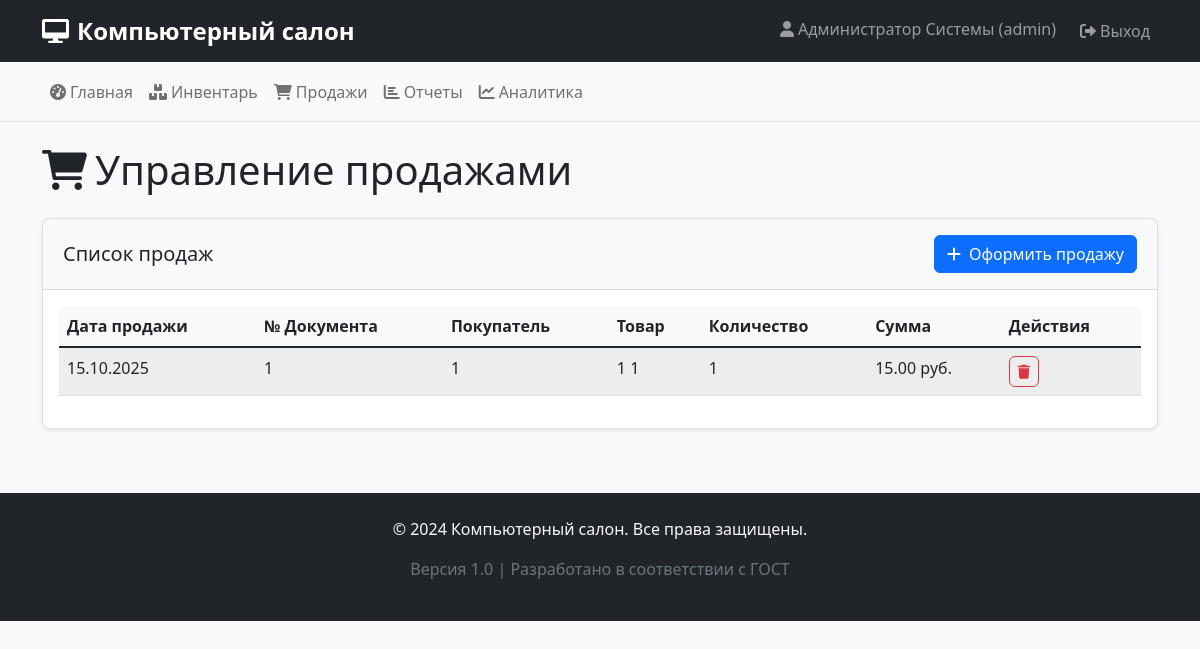
/sales (signed in), run on the app's committed database.
### auth.py (models this page shows, shortened)
class User(UserMixin, db.Model):
    __tablename__ = 'users'
    id = db.Column(db.Integer, primary_key=True)
    username = db.Column(db.String(50), unique=True, nullable=False)
    password = db.Column(db.String(100), nullable=False)
    role = db.Column(db.String(20), nullable=False)
    full_name = db.Column(db.String(100), nullable=False)
    def has_permission(self, permission):
        permissions = {
            'admin': ['view', 'add', 'edit', 'delete', 'reports', 'analytics', 'users'],
            'warehouse': ['view', 'add', 'edit'],
            'manager': ['view', 'reports', 'analytics']
        }
        return permission in permissions.get(self.role, [])

### models/inventory.py (models this page shows, shortened)
class Sale(db.Model):
    __tablename__ = 'sales'
    id = db.Column(db.Integer, primary_key=True)
    sale_date = db.Column(db.Date, nullable=False)
    document_number = db.Column(db.String(50), nullable=False, unique=True)
    customer = db.Column(db.String(100), nullable=False)
    item_id = db.Column(db.Integer, db.ForeignKey('inventory.id', ondelete='RESTRICT'))
    quantity_sold = db.Column(db.Integer, nullable=False)
    total_amount = db.Column(db.Float, nullable=False)
    created_at = db.Column(db.DateTime, default=datetime.utcnow)
    inventory_item = db.relationship('InventoryItem', backref='sales')

class InventoryItem(db.Model):
    __tablename__ = 'inventory'
    id = db.Column(db.Integer, primary_key=True)
    receipt_date = db.Column(db.Date, nullable=False)
    document_number = db.Column(db.String(50), nullable=False, unique=True)
    supplier_id = db.Column(db.Integer, db.ForeignKey('suppliers.id'))
    component_type = db.Column(db.String(50), nullable=False)
    model = db.Column(db.String(100), nullable=False)
    manufacturer = db.Column(db.String(100), nullable=False)
    quantity = db.Column(db.Integer, nullable=False)  # Убедимся, что это Integer
    purchase_price = db.Column(db.Float, nullable=False)
    selling_price = db.Column(db.Float, nullable=False)
    created_at = db.Column(db.DateTime, default=datetime.utcnow)
    updated_at = db.Column(db.DateTime, default=datetime.utcnow, onupdate=datetime.utcnow)
    supplier = db.relationship('Supplier', backref='inventory_items')

### app.py (the view)
@app.route('/sales')
@login_required
def sales_page():
    if not current_user.has_permission('view'):
        flash('Недостаточно прав для просмотра продаж', 'error')
        return redirect(url_for('dashboard'))
    try:
        sales = Sale.query.order_by(Sale.sale_date.desc()).all()
        inventory_items = InventoryItem.query.filter(InventoryItem.quantity > 0).all()
        return render_template('sales.html', sales=sales, inventory_items=inventory_items)
    except Exception as e:
        flash(f'Ошибка при загрузке данных о продажах: {str(e)}', 'error')
        return render_template('sales.html', sales=[], inventory_items=[])

### app.py (called while the page is built)
@login_manager.user_loader
def load_user(user_id):
    return User.query.get(int(user_id))

### templates/sales.html (shortened to what this page needs)
{% extends "base.html" %}
{% block content %}
<div class="row">
    <div class="col-12">
        <h1 class="mb-4"><i class="fas fa-shopping-cart me-2"></i>Управление продажами</h1>
    </div>
</div>
<div class="row mb-4">
    <div class="col-12">
        <div class="card">
            <div class="card-header d-flex justify-content-between align-items-center">
                <h5 class="mb-0">Список продаж</h5>
                <div>
                    <button class="btn btn-primary" data-bs-toggle="modal" data-bs-target="#addSaleModal" id="addSaleBtn">
                        <i class="fas fa-plus me-2"></i>Оформить продажу
                    </button>
                </div>
            </div>
            <div class="card-body">
                {% if not sales %}
                <div class="text-center py-4">
                    <i class="fas fa-shopping-cart fa-3x text-muted mb-3"></i>
                    <p class="text-muted">Нет данных о продажах</p>
                </div>
                {% else %}
                <div class="table-responsive">
                    <table class="table table-striped" id="salesTable">
                        <thead>
                            <tr>
                                <th>Дата продажи</th>
                                <th>№ Документа</th>
                                <th>Покупатель</th>
                                <th>Товар</th>
                                <th>Количество</th>
                                <th>Сумма</th>
                                <th>Действия</th>
                            </tr>
                        </thead>
                        <tbody>
                            {% for sale in sales %}
                            <tr>
                                <td>{{ sale.sale_date.strftime('%d.%m.%Y') }}</td>
                                <td>{{ sale.document_number }}</td>
                                <td>{{ sale.customer }}</td>
                                <td>
                                    {% if sale.inventory_item %}
                                        {{ sale.inventory_item.manufacturer }} {{ sale.inventory_item.model }}
                                    {% else %}
                                        <span class="text-muted">Товар удален</span>
                                    {% endif %}
                                </td>
                                <td>{{ sale.quantity_sold }}</td>
                                <td>{{ "%.2f"|format(sale.total_amount) }} руб.</td>
                                <td>
                                    {% if current_user.has_permission('delete') %}
                                    <button class="btn btn-sm btn-outline-danger delete-sale"
                                            data-sale-id="{{ sale.id }}"
                                            data-bs-toggle="tooltip" title="Удалить"
                                            {% if not sale.inventory_item %}disabled title="Нельзя удалить - товар отсутствует"{% endif %}>
                                        <i class="fas fa-trash"></i>
                                    </button>
                                    {% endif %}
                                </td>
                            </tr>
                            {% endfor %}
                        </tbody>
                    </table>
                </div>
                {% endif %}
            </div>
        </div>
    </div>
</div>
{% endblock %}

### templates/base.html (shortened to what this page needs)
<!DOCTYPE html>
<html lang="ru">
<head>
    <link href="https://cdn.jsdelivr.net/npm/bootstrap@5.1.3/dist/css/bootstrap.min.css" rel="stylesheet">
    <link href="https://cdnjs.cloudflare.com/ajax/libs/font-awesome/6.0.0/css/all.min.css" rel="stylesheet">
    <link href="{{ url_for('static', filename='css/style.css') }}" rel="stylesheet">
</head>
<body>
    <nav class="navbar navbar-expand-lg navbar-dark bg-dark">
        <div class="container">
            <a class="navbar-brand" href="{{ url_for('dashboard') }}">
                <i class="fas fa-desktop me-2"></i>Компьютерный салон
            </a>
            <div class="navbar-nav ms-auto">
                {% if current_user.is_authenticated %}
                <span class="navbar-text me-3">
                    <i class="fas fa-user me-1"></i>{{ current_user.full_name }} ({{ current_user.role }})
                </span>
                <a class="nav-link" href="{{ url_for('logout') }}">
                    <i class="fas fa-sign-out-alt me-1"></i>Выход
                </a>
                {% endif %}
            </div>
        </div>
    </nav>
    {% if current_user.is_authenticated %}
    <nav class="navbar navbar-expand-lg navbar-light bg-light border-bottom">
        <div class="container">
            <div class="navbar-nav">
                <a class="nav-link" href="{{ url_for('dashboard') }}">
                    <i class="fas fa-tachometer-alt me-1"></i>Главная
                </a>
                {% if current_user.has_permission('view') %}
                <a class="nav-link" href="{{ url_for('inventory_page') }}">
                    <i class="fas fa-boxes me-1"></i>Инвентарь
                </a>
                <a class="nav-link" href="{{ url_for('sales_page') }}">
                    <i class="fas fa-shopping-cart me-1"></i>Продажи
                </a>
                {% endif %}
                {% if current_user.has_permission('reports') %}
                <a class="nav-link" href="{{ url_for('reports_page') }}">
                    <i class="fas fa-chart-bar me-1"></i>Отчеты
                </a>
                {% endif %}
                {% if current_user.has_permission('analytics') %}
                <a class="nav-link" href="{{ url_for('analytics_page') }}">
                    <i class="fas fa-chart-line me-1"></i>Аналитика
                </a>
                {% endif %}
            </div>
        </div>
    </nav>
    {% endif %}
    <div class="container mt-4">
        {% block content %}{% endblock %}
    </div>
    <footer class="bg-dark text-light py-4 mt-5">
        <div class="container text-center">
            <p>&copy; 2024 Компьютерный салон. Все права защищены.</p>
            <p class="text-muted">Версия 1.0 | Разработано в соответствии с ГОСТ</p>
        </div>
    </footer>
</body>
</html>

### static/css/style.css (style rules this page uses)
body { background-color: #f8f9fa; font-family: 'Segoe UI', Tahoma, Geneva, Verdana, sans-serif; }
.navbar-brand { font-weight: bold; font-size: 1.5rem; }
.card { box-shadow: 0 0.125rem 0.25rem rgba(0, 0, 0, 0.075); border: 1px solid rgba(0, 0, 0, 0.125); margin-bottom: 1rem; border-radius: 0.5rem; }
.card-header { background-color: #f8f9fa; border-bottom: 1px solid rgba(0, 0, 0, 0.125); padding: 1rem 1.25rem; border-radius: 0.5rem 0.5rem 0 0 !important; }
.table th { border-top: none; font-weight: 600; background-color: #f8f9fa; }
.btn { border-radius: 0.375rem; font-weight: 500; }
.table-responsive { border-radius: 0.375rem; }
.table-striped tbody tr:nth-of-type(odd) { background-color: rgba(0, 0, 0, 0.02); }
.navbar-nav .nav-link { padding: 0.5rem 1rem; border-radius: 0.375rem; margin: 0.1rem 0; transition: background-color 0.2s ease; }

### data on the page
User: full_name "Администратор Системы", role "admin"
Sale: sale_date "15.10.2025", document_number "1", customer "1", inventory_item.manufacturer "1", inventory_item.model "1", quantity_sold "1", total_amount "15.00"
